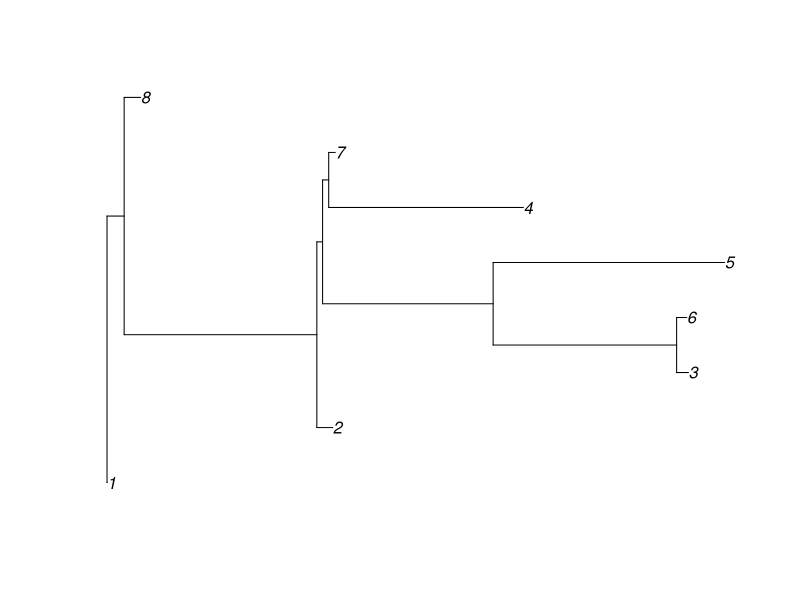

Source code (R):
rm(list=ls())
library(phytools)
library(ape)
# rbinom(n=100,size=1,prob = 0.5) 暫時用白努力分佈造出隨機得01資料來造樹
tree2<-"(1:0,((2:0.607275,(((3:0.450259,6:0.387621):7.003134,5:8.835091):6.509057,(4:7.430765,7:0.251266):0.233285):0.219600):7.353626,8:0.631373):0.653199);"
phy2<-read.newick(text = tree2)
plot(phy2)
V<-vcv(phy2)+1e-5
V

# 用例子分解V矩陣
# x<-c(4,12,-16)
# y<-c(12,37,-43)
# z<-c(-16,-43,98)
# k<-rbind(x,y,z)
# k
# U<-chol(k)
# solve(U)

# decoposition為k的特徵值
decom<-eigen(V)
decom$values


# PDP^t
decom$vectors%*%sqrt(diag(decom$values))%*%sqrt(diag(decom$values))%*%t(decom$vectors)
Q_inv<-decom$vectors%*%diag(1/sqrt(decom$values))
# 
# decom$vectors%*%diag(decom$values)%*%t(decom$vectors)
# decom$vectors%*%sqrt(diag(decom$values))%*%sqrt(diag(decom$values))%*%t(decom$vectors)
# Q<-decom$vectors%*%sqrt(diag(decom$values))
# Q_inv<-sqrt(diag(decom$values))%*%t(decom$vectors)
# Q%*%Q_inv
# 


#Z<-Q_inv%*%matrix(test.data,ncol=1)

  
# 檢查兩個不同分佈的雙母體t檢定是否顯著
s1<-rnorm(4, mean=5,sd=2)
s2<-rnorm(4,mean=3,sd=3)
s=c(s1,s2)
s
paired.t<-t.test(s1,s2,paired = TRUE)
ls(paired.t)
paired.t$p.value


test.data<-sample(c(s1,s2))
test.data
snp.site<-c(1,0,1,0,1,0,0,1)
s1<-test.data[which(snp.site==1)]
s2<-test.data[which(snp.site==0)]
result.t<-t.test(s1,s2,paired = TRUE)
result.t$p.value



# 做8個種族，每個種族有10000個snp的檢定
sim.data<-matrix(rbinom(80000,size = 1,prob = 0.5), nrow = 8)
# ?rbinom
head(sim.data)
sim.data[,1:10]
row.names(sim.data)<-c(LETTERS[seq(from=1,to=8)])
?letters
sim.data[,1:10]
dim(sim.data)


# 寫一個函數讓模擬跑出10000次的檢定並且印出p-value小餘0.05的位置
paired.t.snp<-function(snp=snp,trait=trait){
  snp<-snp.site
  trait<-test.data
  s1<-trait[which(snp==1)]
  s2<-trait[which(snp==0)]
  length(s1)
  length(s2)
  result.t<-t.test(s1,s2,paired = FALSE)
  return(result.t)
}


p.raw.array<-array(0,dim(sim.data)[2])
p.uni.array<-array(0,dim(sim.data)[2])
for(snpindex in 1:dim(sim.data)[2]){
  #snpindex
  snp.site<-sim.data[,snpindex]
  #snp.site
  #test.data
#  print(try(paired.t.snp(snp=snp.site,trait=test.data)))
  p.raw.array[snpindex]<-try(paired.t.snp(snp=snp.site,trait=test.data)$p.value)
  p.uni.array[snpindex]<-try(paired.t.snp(snp=snp.site,trait=Q_inv%*%matrix(test.data,ncol=1))$p.value)
  }

length(which(p.raw.array<0.05))
length(which(p.uni.array<0.05))


# which(p.raw.array<0.05)
#which(p.array<0.05)
